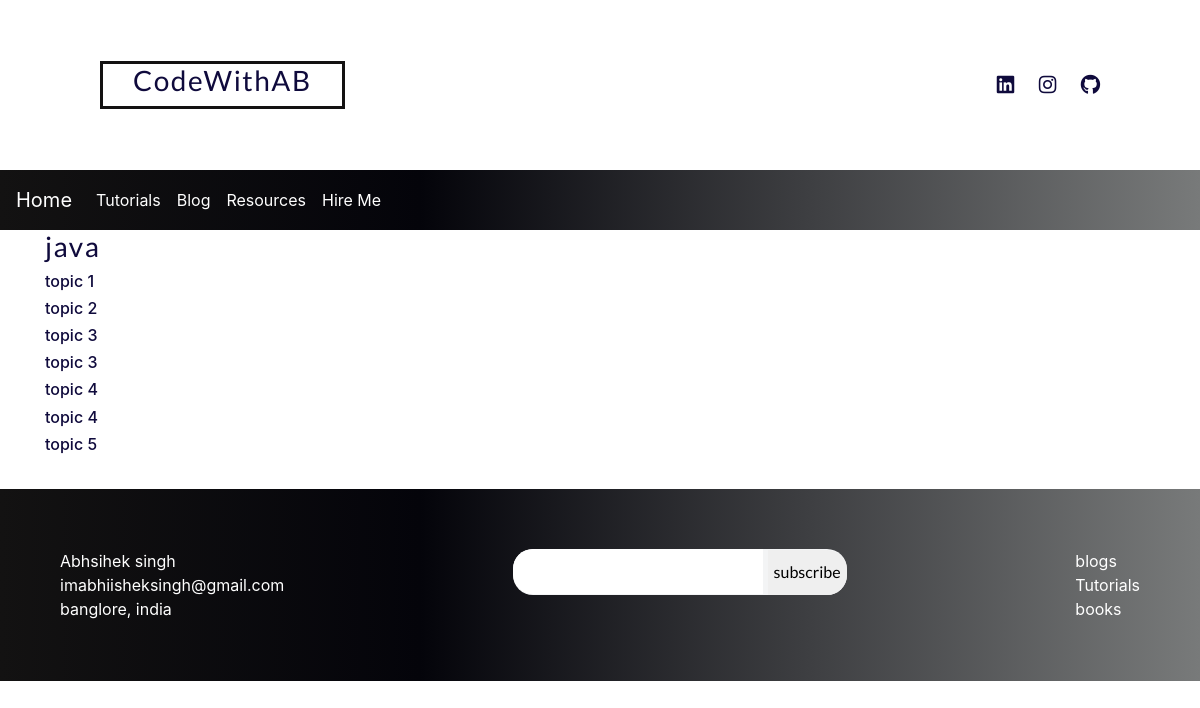
The page /tutorials2/ on the database its author committed.
### tutorials/models.py (models this page shows, shortened)
class Tutorial(models.Model):
    name = models.CharField(max_length=100)
    image = models.ImageField(upload_to='tutorials', blank=True)
    description = models.TextField(blank=True)

class Topic(models.Model):
    tutorial = models.ForeignKey(Tutorial, on_delete=models.CASCADE)
    title = models.CharField(max_length=100)
    content = models.TextField()
    image = models.ImageField(upload_to='topics', blank=True)
    vedio_link = models.URLField(blank=True)
    created = models.DateTimeField(default=timezone.now)
    updated = models.DateTimeField(auto_now_add=True)

### tutorials/views.py (the view)
# urls.py: path('<int:pk>/', TuteDetailView.as_view(), name='tute'),
class TuteDetailView(DetailView):
    model = Tutorial
    template_name = 'tutorials/tuteDetail.html'
    context_object_name = 'tute'
    def get_context_data(self, **kwargs):
        context =  super().get_context_data(**kwargs)
        tute = self.get_object()
        topics = Topic.objects.filter(tutorial=tute)
        context['topics'] = topics
        return context

### tutorials/templates/tutorials/tuteDetail.html
{% extends 'base.html' %}
{% block content %}
<div class="container-fluid">
    <div class="container">
        <h3>{{tute.name}}</h3>
        {% for topic in topics %}
        <h6>{{topic.title}}</h6>
        {% endfor %}
    </div>
</div>
{% endblock %}

### Ab/static/css/main.css (style rules this page uses)
html { font-family: sans-serif; line-height: 1.15; -ms-text-size-adjust: 100%; -webkit-text-size-adjust: 100% }
body { margin: 0 }
html { font-family: 'Lato', sans-serif; font-size: 1em; line-height: 1.6; color: #444444; }
html { box-sizing: border-box; }
*, *:before, *:after { box-sizing: inherit; }
html, button { -moz-osx-font-smoothing: grayscale; -webkit-font-smoothing: antialiased; font-smoothing: antialiased; }
html { min-height: 100%; max-width: 100%; }
body { width: 100%; height: auto; position: relative; overflow-x: hidden; background: #fff; color: #0f0a3c; }
h1, h2, h3, h4, h5 { font-family: 'Lato', sans-serif; letter-spacing: 1.5px; }

### rows shown on the page
Tutorial: name "java"
Topic: title "topic 1"
Topic: title "topic 2"
Topic: title "topic 3"
Topic: title "topic 3"
Topic: title "topic 4"
Topic: title "topic 4"
Topic: title "topic 5"
